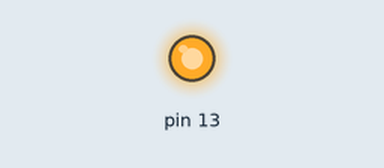
Bench run of a sketch on a simulated Arduino Uno, built with avr-gcc and run on an emulated ATmega328P. On the bench: output pins drawn as LEDs (lit = HIGH).

Above: at 0.01 s.
At 4.3 s:
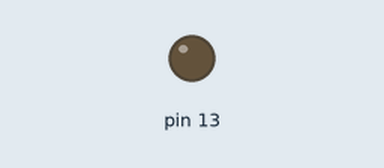
Timing chart, 0 to 5.8 s (numbered marks = the images above):
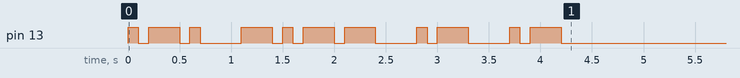

The sketch:

Ex1_-_Use_a_LED_for_Morse_code.ino
```cpp
void setup() {
  // put your setup code here, to run once:
Serial.begin(115200);
pinMode(13,OUTPUT);

// Morse the name Ryan

// Morse "R"
 digitalWrite(13, HIGH); // turn the LED on (HIGH is the voltage level)
 delay(100); // wait for a second
 digitalWrite(13, LOW); // turn the LED off by making the voltage LOW
 delay(100); // wait for a second

 digitalWrite(13, HIGH); // turn the LED on (HIGH is the voltage level)
 delay(300); // wait for a second
 digitalWrite(13, LOW); // turn the LED off by making the voltage LOW
 delay(100); // wait for a second

 digitalWrite(13, HIGH); // turn the LED on (HIGH is the voltage level)
 delay(100); // wait for a second
 digitalWrite(13, LOW); // turn the LED off by making the voltage LOW
 delay(100); // wait for a second

delay(300);

// Morse "Y"
 digitalWrite(13, HIGH); // turn the LED on (HIGH is the voltage level)
 delay(300); // wait for a second
 digitalWrite(13, LOW); // turn the LED off by making the voltage LOW
 delay(100); // wait for a second

 digitalWrite(13, HIGH); // turn the LED on (HIGH is the voltage level)
 delay(100); // wait for a second
 digitalWrite(13, LOW); // turn the LED off by making the voltage LOW
 delay(100); // wait for a second

 digitalWrite(13, HIGH); // turn the LED on (HIGH is the voltage level)
 delay(300); // wait for a second
 digitalWrite(13, LOW); // turn the LED off by making the voltage LOW
 delay(100); // wait for a second

digitalWrite(13, HIGH); // turn the LED on (HIGH is the voltage level)
 delay(300); // wait for a second
 digitalWrite(13, LOW); // turn the LED off by making the voltage LOW
 delay(100); // wait for a second

delay(300);

// Morse "A"
digitalWrite(13, HIGH); // turn the LED on (HIGH is the voltage level)
 delay(100); // wait for a second
 digitalWrite(13, LOW); // turn the LED off by making the voltage LOW
 delay(100); // wait for a second

 digitalWrite(13, HIGH); // turn the LED on (HIGH is the voltage level)
 delay(300); // wait for a second
 digitalWrite(13, LOW); // turn the LED off by making the voltage LOW
 delay(100); // wait for a second


delay(300);

// Morse "N"
digitalWrite(13, HIGH); // turn the LED on (HIGH is the voltage level)
 delay(100); // wait for a second
 digitalWrite(13, LOW); // turn the LED off by making the voltage LOW
 delay(100); // wait for a second

 digitalWrite(13, HIGH); // turn the LED on (HIGH is the voltage level)
 delay(300); // wait for a second
 digitalWrite(13, LOW); // turn the LED off by making the voltage LOW
 delay(100); // wait for a second
}


void loop() {


}
```
